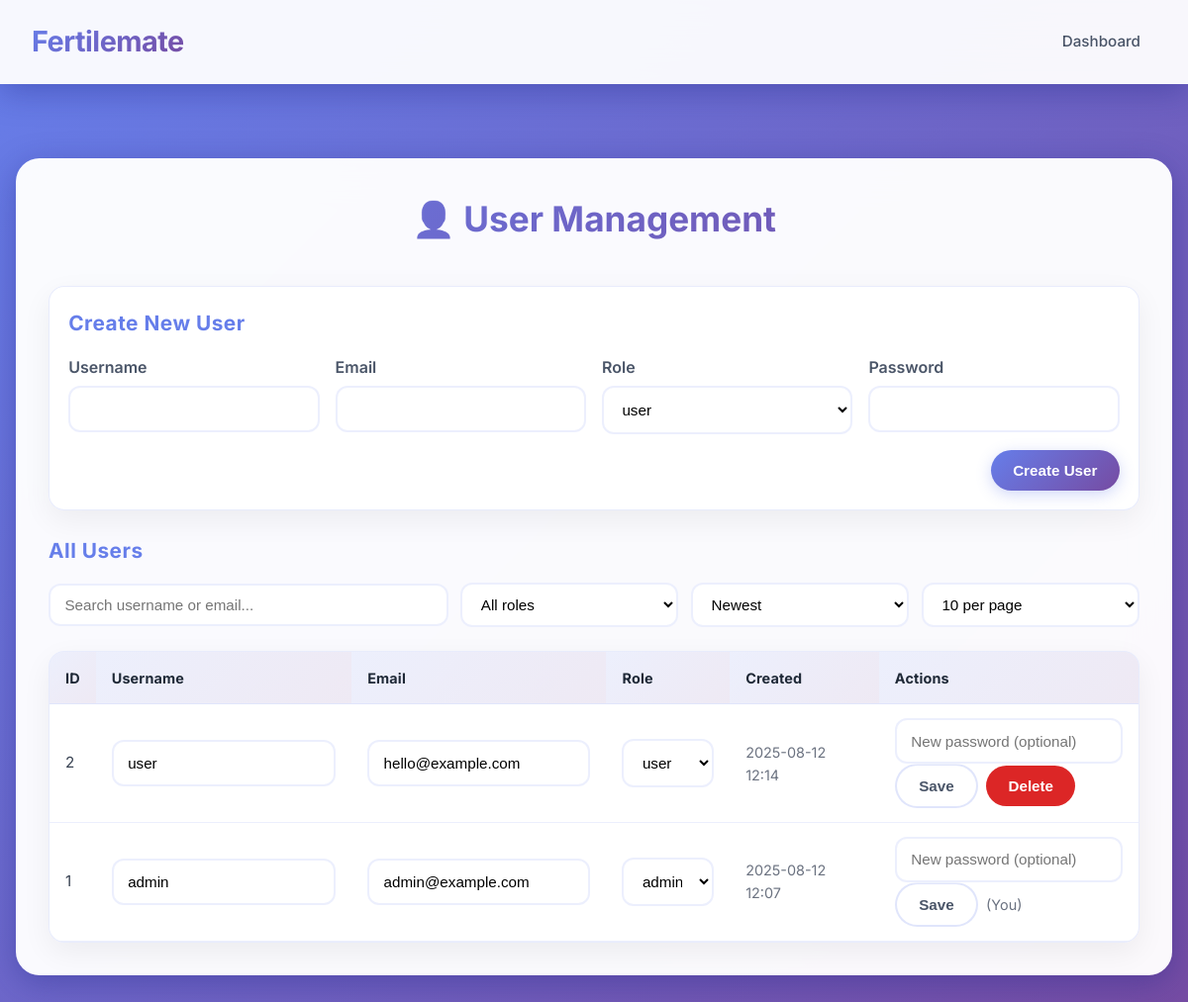
The app's page /admin/users (signed in) with its own data.
### app.py (models this page shows, shortened)
class User(db.Model):
    id = db.Column(db.Integer, primary_key=True)
    username = db.Column(db.String(80), unique=True, nullable=False)
    email = db.Column(db.String(120), unique=True, nullable=False)
    password_hash = db.Column(db.String(256), nullable=False)
    role = db.Column(db.String(20), default='user', nullable=False)
    created_at = db.Column(db.DateTime, default=datetime.utcnow)

### app.py (the view)
@app.route('/admin/users', methods=['GET'])
@admin_required
def manage_users():
    users = User.query.order_by(User.created_at.desc()).all()
    role = session.get('role', 'user')
    return render_template('admin_users.html', users=users, role=role)

### app.py (called while the page is built)
def admin_required(view_function):
    @wraps(view_function)
    def wrapper(*args, **kwargs):
        if not session.get('logged_in'):
            return redirect(url_for('login'))
        if session.get('role') != 'admin':
            flash('Admin access required.', 'danger')
            return redirect(url_for('index'))
        return view_function(*args, **kwargs)
    return wrapper

### templates/admin_users.html (shortened to what this page needs)
<!DOCTYPE html>
<html lang="en">
<head>
</head>
<body>
    <div class="navbar">
      <div class="logo">Fertilemate</div>
      <nav>
        <a href="/">Dashboard</a>
      </nav>
  </div>
    <div class="container">
      <h1 class="page-title">👤 User Management</h1>
      <div class="card">
        <div class="section-title">Create New User</div>
      <form method="post" action="{{ url_for('admin_create_user') }}">
        <div class="grid">
          <div>
            <label for="new_username">Username</label>
            <input id="new_username" name="username" required />
          </div>
          <div>
            <label for="new_email">Email</label>
            <input id="new_email" type="email" name="email" required />
          </div>
          <div>
            <label for="new_role">Role</label>
            <select id="new_role" name="role">
              <option value="user">user</option>
            </select>
          </div>
          <div>
            <label for="new_password">Password</label>
            <input id="new_password" type="password" name="password" required />
          </div>
        </div>
          <div class="actions">
            <button class="btn btn-primary" type="submit">Create User</button>
        </div>
      </form>
    </div>
      <div class="section-title" style="margin-top: 1.5rem;">All Users</div>
      <div class="toolbar">
        <input id="userSearchInput" type="text" placeholder="Search username or email..." aria-label="Search users" />
        <select id="roleFilter" aria-label="Filter by role">
          <option value="">All roles</option>
        </select>
        <select id="sortSelect" aria-label="Sort users">
          <option value="created_desc">Newest</option>
        </select>
        <select id="pageSizeSelect" aria-label="Rows per page">
          <option value="10">10 per page</option>
        </select>
  </div>
      <div class="table-container">
  <table>
    <thead>
      <tr>
        <th>ID</th>
        <th>Username</th>
        <th>Email</th>
        <th>Role</th>
        <th>Created</th>
        <th>Actions</th>
      </tr>
    </thead>
    <tbody>
      {% for u in users %}
            <tr data-id="{{ u.id }}"
                data-username="{{ u.username|lower }}"
                data-email="{{ u.email|lower }}"
                data-role="{{ u.role|lower }}"
                data-created="{{ (u.created_at.isoformat() if u.created_at else '') }}">
        <td>{{ u.id }}</td>
        <td>
                <form class="inline-form" method="post" action="{{ url_for('admin_update_user', user_id=u.id) }}">
            <input name="username" value="{{ u.username }}" />
        </td>
        <td>
            <input type="email" name="email" value="{{ u.email }}" />
        </td>
        <td>
            <select name="role">
              <option value="user" {% if u.role == 'user' %}selected{% endif %}>user</option>
              <option value="admin" {% if u.role == 'admin' %}selected{% endif %}>admin</option>
            </select>
        </td>
        <td class="muted">{{ u.created_at.strftime('%Y-%m-%d %H:%M') if u.created_at else '' }}</td>
        <td>
                <div>
            <input type="password" name="password" placeholder="New password (optional)" />
                </div>
                <div class="action-row">
              <button class="btn btn-ghost" type="submit">Save</button>
          {% if u.id != session.get('user_id') %}
              <form class="inline-form" method="post" action="{{ url_for('admin_delete_user', user_id=u.id) }}" onsubmit="return confirm('Delete user {{ u.username }}?');" style="margin-top:0;">
                <button class="btn btn-danger" type="submit">Delete</button>
          </form>
          {% else %}
            <span class="muted">(You)</span>
          {% endif %}
              </div>
        </td>
      </tr>
      {% endfor %}
    </tbody>
  </table>
      </div>
    </div>
</body>
</html>

### templates/admin_users.html (style rules this page uses)
* { margin: 0; padding: 0; box-sizing: border-box; }
body { padding:20px; font-family: 'Inter', -apple-system, BlinkMacSystemFont, 'Segoe UI', Roboto, sans-serif; background: linear-gradient(135deg, #667eea 0%, #764ba2 100%); min-height: 100vh; color: #2d3748; line-height: 1.6; padding: 2rem 1rem; }
.navbar { background: rgba(255, 255, 255, 0.95); backdrop-filter: blur(20px); color: #2d3748; padding: 1.2rem 2rem; display: flex; justify-content: space-between; align-items: center; box-shadow: 0 8px 32px rgba(31, 38, 135, 0.37); border-bottom: 1px solid rgba(255, 255, 255, 0.18); position: fixed; top: 0; left: 0; right: 0; z-index: 1000; }
.navbar .logo { font-size: 1.8rem; font-weight: 700; background: linear-gradient(135deg, #667eea 0%, #764ba2 100%); -webkit-background-clip: text; -webkit-text-fill-color: transparent; background-clip: text; letter-spacing: -0.5px; }
.navbar nav a { color: #4a5568; text-decoration: none; margin-left: 2rem; font-size: 0.95rem; font-weight: 500; padding: 0.5rem 1rem; border-radius: 8px; transition: all 0.3s ease; }
.container { max-width: full; margin: 8rem auto 2.5rem; background: rgba(255, 255, 255, 0.97); backdrop-filter: blur(20px); border-radius: 24px; box-shadow: 0 8px 32px rgba(31, 38, 135, 0.37); border: 1px solid rgba(255, 255, 255, 0.18); padding: 2rem; }
.page-title { font-size: 2.2rem; font-weight: 700; text-align: center; margin-bottom: 1.5rem; background: linear-gradient(135deg, #667eea 0%, #764ba2 100%); -webkit-background-clip: text; -webkit-text-fill-color: transparent; background-clip: text; }
.card { background: rgba(255,255,255,0.9); border: 1px solid rgba(102,126,234,0.15); box-shadow: 0 10px 30px rgba(0,0,0,0.06); border-radius: 16px; padding: 1.2rem 1.2rem; }
.section-title { font-size: 1.3rem; color: #667eea; margin-bottom: 1rem; font-weight: 700; letter-spacing: 0.5px; }
.grid { display: grid; grid-template-columns: repeat(auto-fit, minmax(240px, 1fr)); gap: 1rem; }
label { display: block; font-weight: 600; margin-bottom: 0.35rem; color: #4a5568; }
input, select { width: 100%; padding: 0.8rem 0.9rem; border: 2px solid rgba(102, 126, 234, 0.12); border-radius: 12px; font-size: 0.95rem; background: rgba(255,255,255,0.85); transition: all 0.2s ease; backdrop-filter: blur(10px); }
.actions { margin-top: 1rem; display: flex; gap: 0.75rem; justify-content: flex-end; }
.btn { padding: 0.75rem 1.4rem; border: none; border-radius: 999px; font-size: 0.95rem; font-weight: 600; cursor: pointer; transition: all 0.3s ease; display: inline-flex; align-items: center; gap: 0.4rem; }
.btn-primary { background: linear-gradient(135deg, #667eea 0%, #764ba2 100%); color: white; box-shadow: 0 4px 15px rgba(102, 126, 234, 0.3); }
.btn-danger { background: #dc2626; color: #fff; }
.btn-ghost { background: rgba(255,255,255,0.85); color: #4a5568; border: 2px solid rgba(102,126,234,0.2); }
.table-container { margin-top: 1.5rem; background: rgba(255,255,255,0.9); border: 1px solid rgba(102,126,234,0.15); border-radius: 16px; overflow-x: auto; box-shadow: 0 10px 30px rgba(0,0,0,0.06); }
table { width: 100%; border-collapse: collapse; }
thead th { background: linear-gradient(135deg, rgba(102,126,234,0.12) 0%, rgba(118,75,162,0.12) 100%); color: #1f2937; text-align: left; font-weight: 700; font-size: 0.9rem; letter-spacing: 0.01em; padding: 0.9rem 1rem; border-bottom: 1px solid rgba(102,126,234,0.2); position: sticky; top: 0; z-index: 1; white-space: nowrap; }
tbody td { padding: 0.85rem 1rem; border-bottom: 1px solid rgba(102,126,234,0.12); vertical-align: middle; color: #374151; font-size: 0.95rem; }
.muted { color: #6b7280; font-size: 0.9rem; }
.action-row { display: flex; gap: 0.5rem; align-items: center; flex-wrap: nowrap; }
.toolbar { display: grid; grid-template-columns: 1fr repeat(3, minmax(180px, 220px)); gap: 0.8rem; align-items: center; margin: 1rem 0 0.5rem; }
.toolbar input[type="text"], .toolbar select { padding: 0.7rem 0.9rem; border: 2px solid rgba(102,126,234,0.12); border-radius: 12px; background: rgba(255,255,255,0.9); font-size: 0.95rem; outline: none; transition: all 0.2s ease; }

### records on screen
User: id "2", username "user", email "hello@example.com", role "user", created_at "2025-08-12 12:14"
User: id "1", username "admin", email "admin@example.com", role "admin", created_at "2025-08-12 12:07", shows "(You)"
